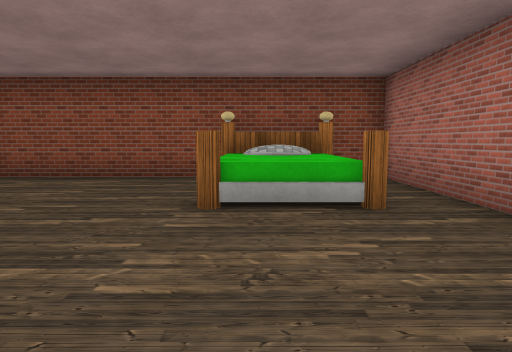
[1] (above)

20 first-person views from a walk through a scene from a Unity 3-D project. The camera is 1.4 m above the floor, tilts 6° down and sees 75° across. The floor is counted in squares, 2 m on a side. Each view is taken from the middle of a square. On the plan, view 1 faces up. The plan holds only what a view shows up to about 10 squares ahead; the rest is blank. The player character is not drawn. Door leaves are left out, so doorways stand open. Some surface patterns are stand-ins.

[2]
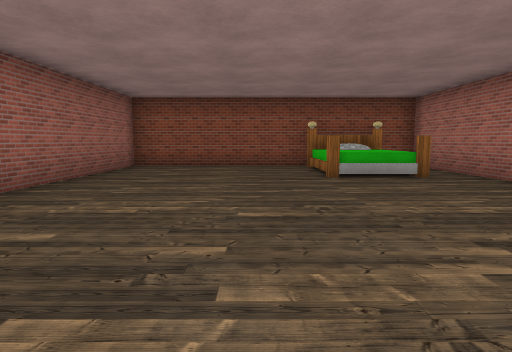

[3]
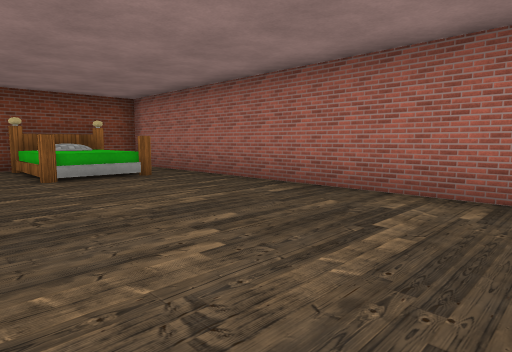

[4]
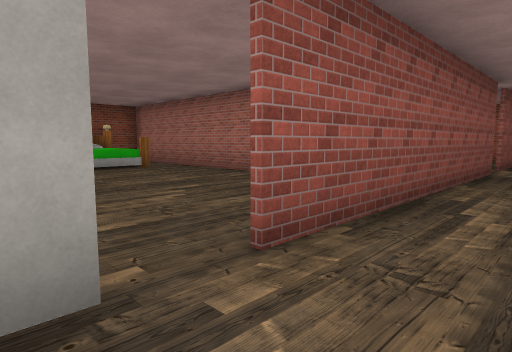

[5]
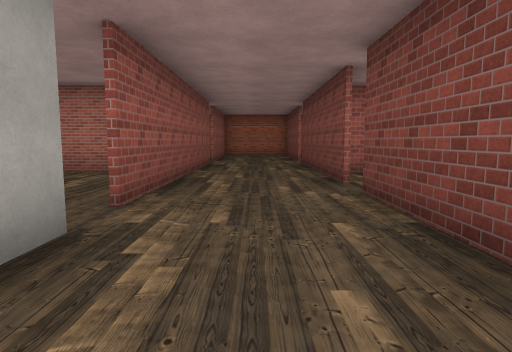

[6]
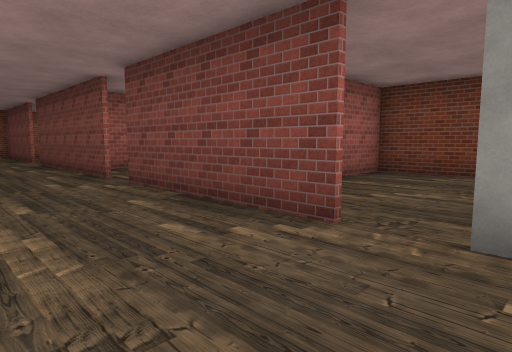

[7]
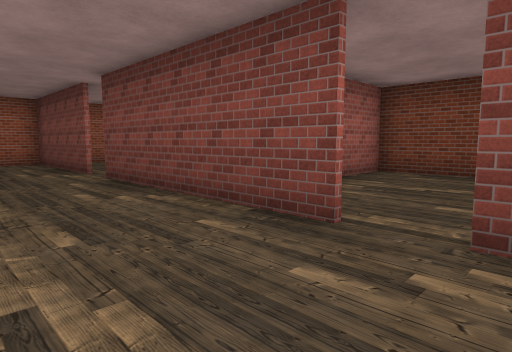

[8]
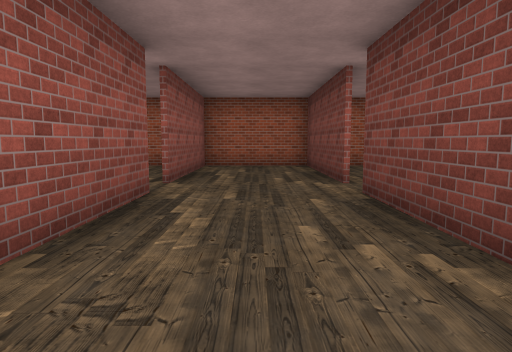

[9]
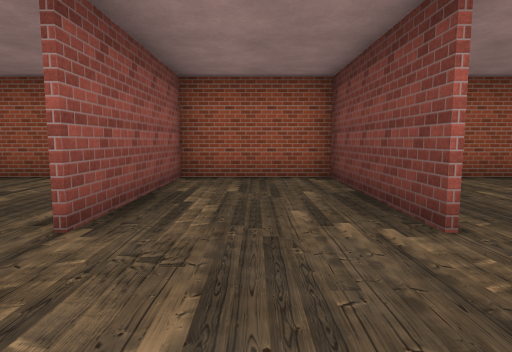

[10]
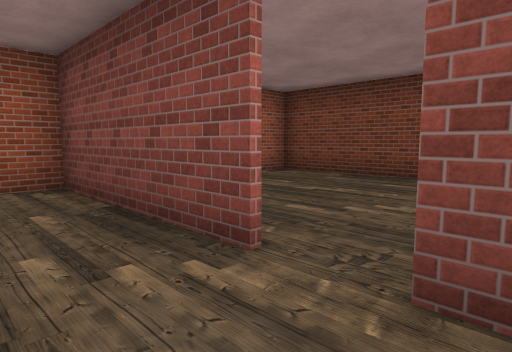

[11]
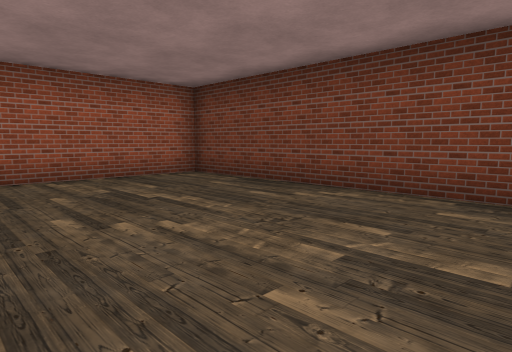

[12]
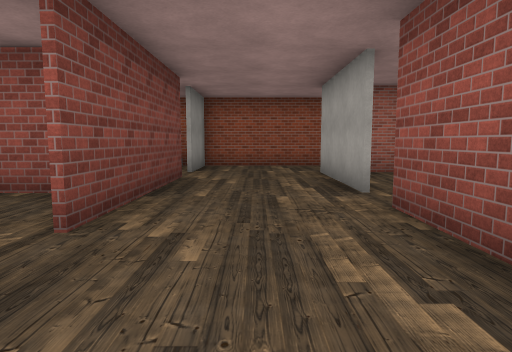

[13]
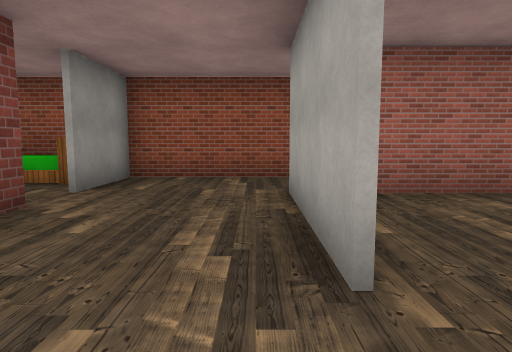

[14]
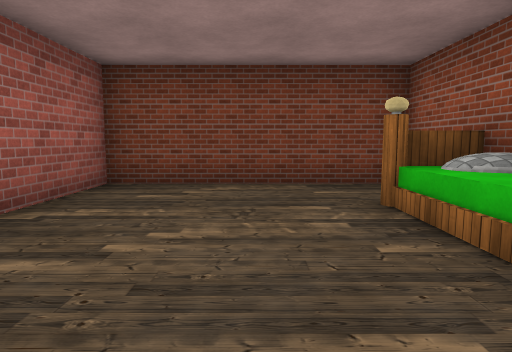

[15]
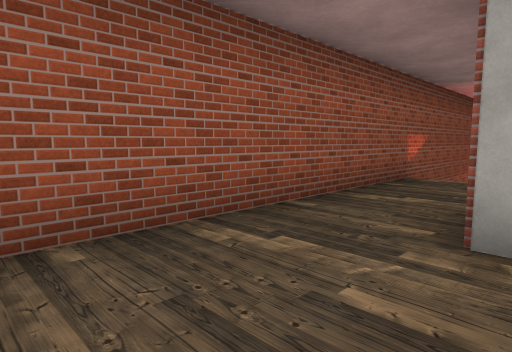

[16]
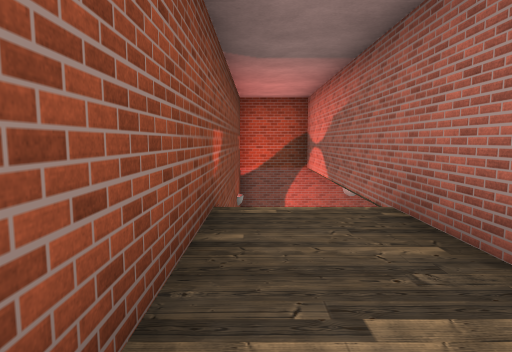

[17]
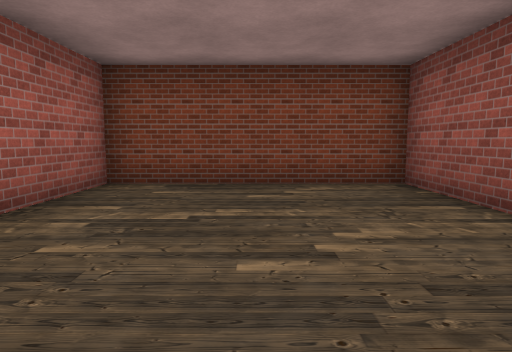

[18]
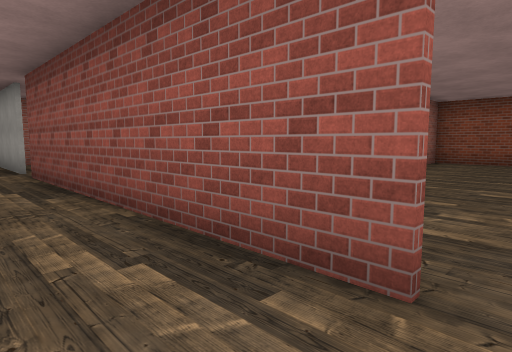

[19]
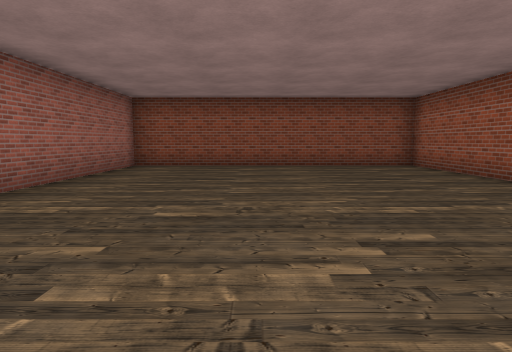

[20]
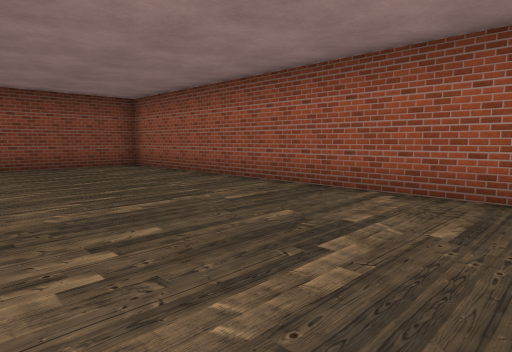

### Floor plan
Key: @ floor where view 1 was taken; # wall or solid block; . floor; / step, stairs or slope; D open door; v drop or lower ground; B bed.
Columns run from 8 left of view 1 to 11 right of it. Each row starts with its distance up from view 1.
  7   #########DD#######
  6  v#.....BB.DD......#
  5  v#.....  .#.......#
  4  v#..... /.#.......#
  3  v#........#.......#
  2  v#........#.......#
  1 #vv#.......#.......#
  0 #..#....@..#.......#
 -1 #..#.......#.......#
 -2 #..#.......#.......#
 -3 #..###.#######.#####
 -4 #..................#
 -5 #..................#
 -6 ###.####.#####.#####
 -7 ##....#....#...... #
 -8 # ....#....#.......#
 -9 # ....#....#.......#
-10 B.....#....#.......#
-11 #.....#....#.......#
-12 ############ #######

Where each view was taken, in squares from view 1:
view 1: 0 up, 0 right, facing up
view 2: 3 down, 2 left, facing up
view 3: 3 down, 2 left, facing up-right
view 4: 5 down, 3 left, facing up-right
view 5: 5 down, 5 left, facing right
view 6: 4 down, 6 left, facing down-right
view 7: 4 down, 1 left, facing down-right
view 8: 5 down, 1 right, facing right
view 9: 5 down, 4 right, facing right
view 10: 5 down, 5 right, facing down-right
view 11: 7 down, 4 right, facing down-right
view 12: 5 down, 2 right, facing left
view 13: 4 down, 1 left, facing left
view 14: 6 down, 5 left, facing down
view 15: 6 down, 5 left, facing up-left
view 16: 3 down, 7 left, facing up
view 17: 6 down, 0 right, facing down
view 18: 5 down, 6 right, facing up-left
view 19: 3 down, 6 right, facing up
view 20: 3 down, 6 right, facing up-right
